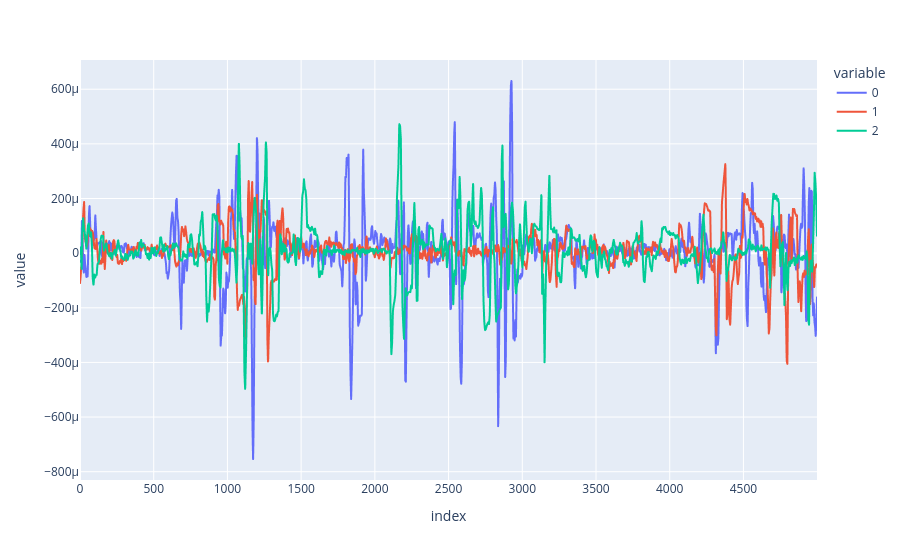

Source (notebook cell):
### Code cell
import plotly.express as px


px.line(cycles['Right']['Voltage.LTibA1'])

### Figure 1 — Plotly figure (JSON) as saved in the notebook; plotly's stock layout.template omitted (floating-point values rounded to 4 significant figures; data arrays with more than 128 entries replaced by an {"elided": "..."} marker saying what was removed)
{"data": [{"hovertemplate": "variable=0<br>index=%{x}<br>value=%{y}<extra></extra>", "legendgroup": "0", "line": {"color": "#636efa", "dash": "solid"}, "marker": {"symbol": "circle"}, "mode": "lines", "name": "0", "showlegend": true, "type": "scattergl", "x": {"elided": "5000 int values"}, "xaxis": "x", "y": {"elided": "5000 float values"}, "yaxis": "y"}, {"hovertemplate": "variable=1<br>index=%{x}<br>value=%{y}<extra></extra>", "legendgroup": "1", "line": {"color": "#EF553B", "dash": "solid"}, "marker": {"symbol": "circle"}, "mode": "lines", "name": "1", "showlegend": true, "type": "scattergl", "x": {"elided": "5000 int values"}, "xaxis": "x", "y": {"elided": "5000 float values"}, "yaxis": "y"}, {"hovertemplate": "variable=2<br>index=%{x}<br>value=%{y}<extra></extra>", "legendgroup": "2", "line": {"color": "#00cc96", "dash": "solid"}, "marker": {"symbol": "circle"}, "mode": "lines", "name": "2", "showlegend": true, "type": "scattergl", "x": {"elided": "5000 int values"}, "xaxis": "x", "y": {"elided": "5000 float values"}, "yaxis": "y"}], "layout": {"legend": {"title": {"text": "variable"}, "tracegroupgap": 0}, "margin": {"t": 60}, "xaxis": {"anchor": "y", "domain": [0, 1], "title": {"text": "index"}}, "yaxis": {"anchor": "x", "domain": [0, 1], "title": {"text": "value"}}}}
